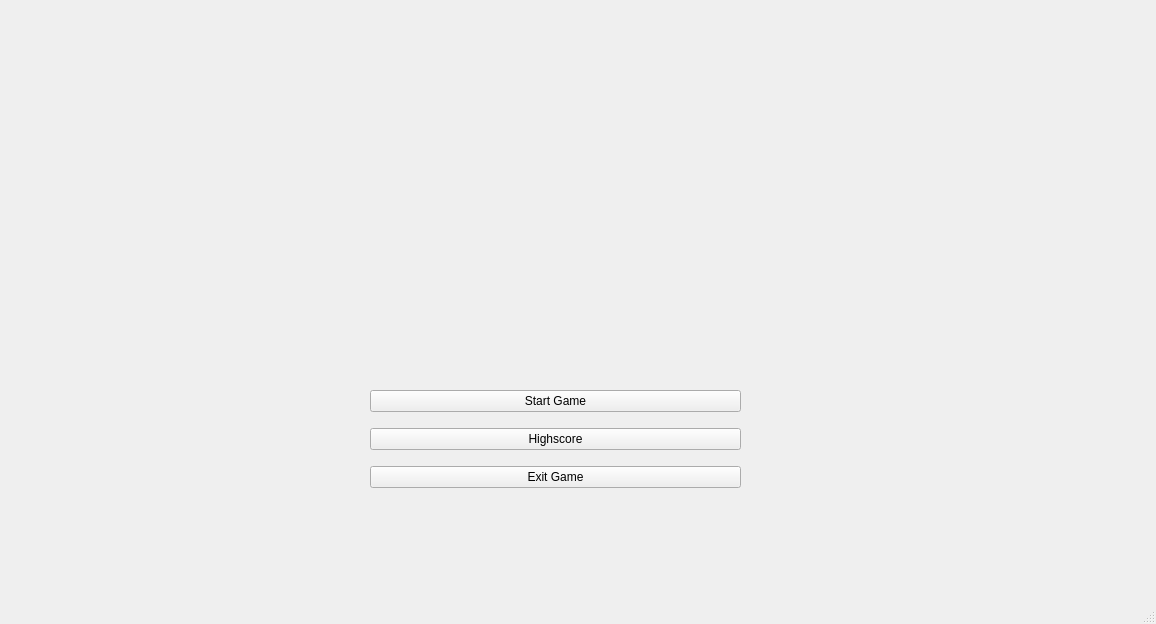
<?xml version="1.0" encoding="UTF-8"?>
<ui version="4.0">
 <class>MainWindow</class>
 <widget class="QMainWindow" name="MainWindow">
  <property name="geometry">
   <rect>
    <x>0</x>
    <y>0</y>
    <width>1156</width>
    <height>624</height>
   </rect>
  </property>
  <property name="font">
   <font/>
  </property>
  <property name="windowTitle">
   <string>MainWindow</string>
  </property>
  <property name="animated">
   <bool>true</bool>
  </property>
  <widget class="QWidget" name="centralwidget">
   <widget class="QWidget" name="verticalLayoutWidget">
    <property name="geometry">
     <rect>
      <x>370</x>
      <y>380</y>
      <width>371</width>
      <height>121</height>
     </rect>
    </property>
    <layout class="QVBoxLayout" name="verticalLayout">
     <item>
      <widget class="QPushButton" name="pushButton_2">
       <property name="text">
        <string>Start Game</string>
       </property>
      </widget>
     </item>
     <item>
      <widget class="QPushButton" name="pushButton_3">
       <property name="text">
        <string>Highscore</string>
       </property>
      </widget>
     </item>
     <item>
      <widget class="QPushButton" name="pushButton">
       <property name="text">
        <string>Exit Game</string>
       </property>
      </widget>
     </item>
    </layout>
   </widget>
   <widget class="QLabel" name="label_pic">
    <property name="geometry">
     <rect>
      <x>450</x>
      <y>160</y>
      <width>231</width>
      <height>201</height>
     </rect>
    </property>
    <property name="text">
     <string/>
    </property>
   </widget>
  </widget>
  <widget class="QMenuBar" name="menubar">
   <property name="geometry">
    <rect>
     <x>0</x>
     <y>0</y>
     <width>1156</width>
     <height>24</height>
    </rect>
   </property>
  </widget>
  <widget class="QStatusBar" name="statusbar"/>
 </widget>
 <resources/>
 <connections/>
</ui>
